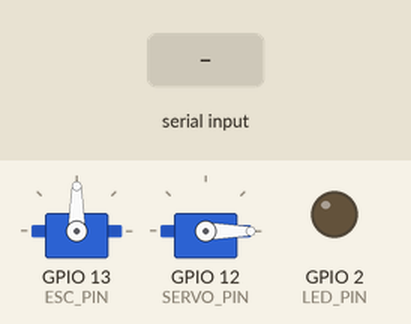
Bench run of a program on a simulated ESP32. On the bench: 2 × servo, output pins drawn as LEDs (lit = HIGH). The test bench sets the inputs (shaded band).

Above: at 4.2 s.
4.3 s: "f" received over Serial
At 4.8 s:
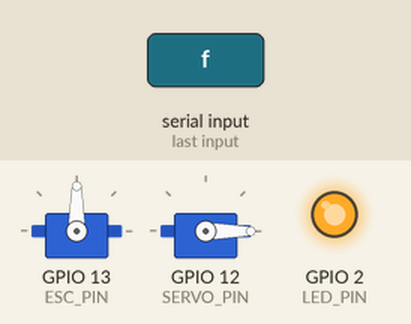
6.5 s: "w" received over Serial
At 7.7 s:
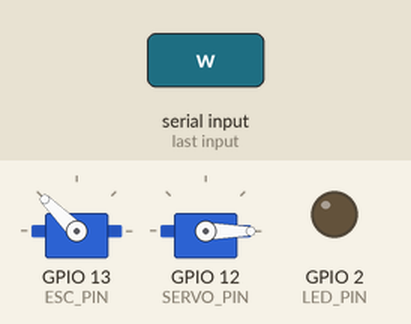
8.0 s: "x" received over Serial
At 9.0 s:
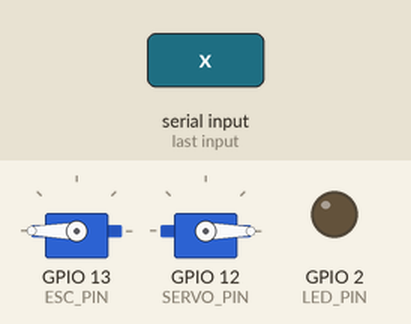
9.5 s: "q" received over Serial
At 10.1 s:
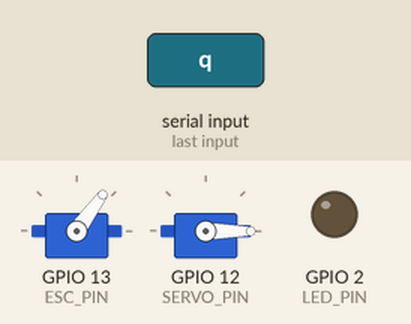
11.0 s: "+" received over Serial
At 11.3 s:
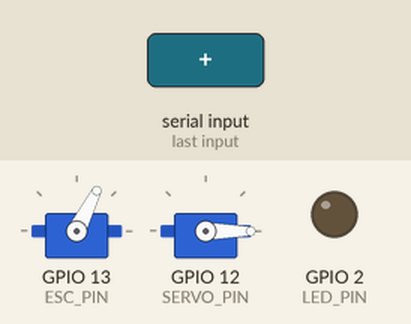
12.5 s: "s" received over Serial
At 13.6 s:
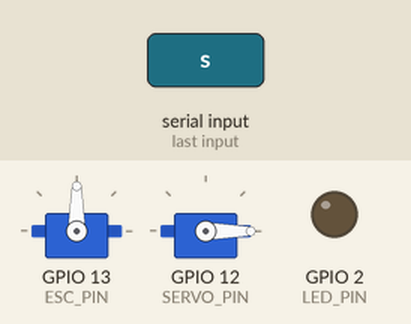
Timing chart, 0 to 15.0 s (numbered marks = the images above; inputs shaded):
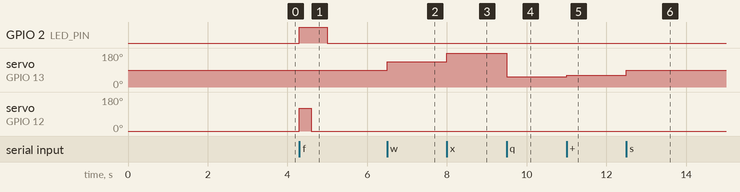

Measured:
- after the input at 4.3 s, GPIO 2 (LED_PIN): LOW → HIGH at once, → LOW 0.70 s later; servo on GPIO 12 (SERVO_PIN): 0° → 120° at once, → 0° 0.30 s later
- after the input at 6.5 s, servo on GPIO 13 (ESC_PIN): 90° → 135° at once
- after the input at 8.0 s, servo on GPIO 13 (ESC_PIN): 135° → 180° at once
- after the input at 9.5 s, servo on GPIO 13 (ESC_PIN): 180° → 54° at once
- after the input at 11.0 s, servo on GPIO 13 (ESC_PIN): 54° → 63° at once
- after the input at 12.5 s, servo on GPIO 13 (ESC_PIN): 63° → 90° at once

The program:

main.cpp
```cpp
#include <Arduino.h>
#include <ESP32Servo.h>

constexpr int ESC_PIN = 13;
constexpr int SERVO_PIN = 12;
constexpr int LED_PIN = 2;

Servo esc;
Servo flipperServo;

constexpr int ESC_MIN_US = 1000;
constexpr int ESC_MAX_US = 2000;
constexpr bool BIDIRECTIONAL_ESC = true;

int currentSpeed = 0;

void setMotorSpeed(int speed) {
  const int minimumSpeed = BIDIRECTIONAL_ESC ? -100 : 0;
  currentSpeed = constrain(speed, minimumSpeed, 100);
  const int pulse = map(currentSpeed, minimumSpeed, 100, ESC_MIN_US, ESC_MAX_US);

  esc.writeMicroseconds(pulse);
}

void stopMotor() {
  setMotorSpeed(0);
}

void fireFlipper() {
  digitalWrite(LED_PIN, HIGH);
  flipperServo.write(120);
  delay(300);
  flipperServo.write(0);
  delay(400);
  digitalWrite(LED_PIN, LOW);
}

void setup() {
  Serial.begin(115200);

  pinMode(LED_PIN, OUTPUT);

  esc.attach(ESC_PIN, ESC_MIN_US, ESC_MAX_US);
  flipperServo.attach(SERVO_PIN, 500, 2400);

  flipperServo.write(0);
  stopMotor();

  delay(3000);
}

void loop() {
  if (!Serial.available()) return;

  switch (Serial.read()) {
    case 'w': setMotorSpeed(50); break;
    case 'x': setMotorSpeed(100); break;
    case 's': stopMotor(); break;
    case 'q':
      if (BIDIRECTIONAL_ESC) setMotorSpeed(-40);
      break;
    case 'f': fireFlipper(); break;
    case '+': setMotorSpeed(currentSpeed + 10); break;
    case '-': setMotorSpeed(currentSpeed - 10); break;
    default: break;
  }
}
```
